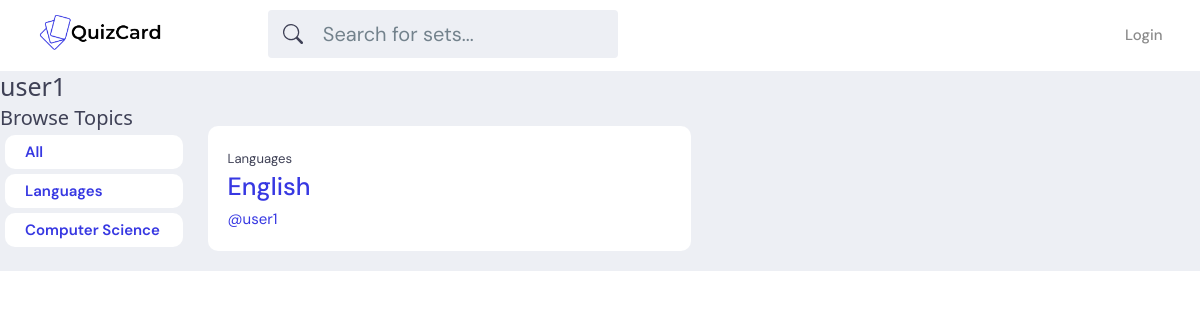
The app's page /profile/2/ with its own data.
### base/models.py (models this page shows, shortened)
class Topic(models.Model):
    name = models.CharField(max_length=200)

class Set(models.Model):
    user = models.ForeignKey(User, on_delete=models.SET_NULL, null=True)
    topic = models.ForeignKey(Topic, on_delete=models.SET_NULL, null=True)
    name = models.CharField(max_length=200)
    updated = models.DateTimeField(auto_now=True)
    created = models.DateTimeField(auto_now_add=True)
    class Meta:
        ordering = ['-updated', '-created']

### base/views.py (the view)
# urls.py: path('profile/<str:pk>/', views.userProfile, name="user-profile"),
def userProfile(request, pk):
    user = User.objects.get(id=pk)
    sets = user.set_set.all()
    topics = Topic.objects.all()
    context = {'user':user, 'sets':sets, 'topics':topics}
    return render(request, 'base/profile.html', context)

### base/templates/base/profile.html
{% extends 'main.html' %}
{% block content %}
<h1>{{user.username}}</h1>
<div class="row">
    <div class="col-2">
        {% include 'base/topics_bar.html' %}
    </div>
    <div class="set-container col-10" >
        {% include 'base/feed.html' %}
    </div>
</div>
{% endblock content %}

### base/templates/base/topics_bar.html
<h2>Browse Topics</h2>
<div class="topic-box fw-semibold">
    <a href="{% url 'home' %}">All</a>
</div>
{% for topic in topics %}
<div class="topic-box fw-semibold">
    <a href="{% url 'home' %}?q={{topic.name}}">{{topic.name}}</a>
</div>
{% endfor %}

### base/templates/base/feed.html (shortened to what this page needs)
<div class="row">
    {% for set in sets %}
        <div class="set-container col-6">
            <div class="set-box">
                <small>{{set.topic.name}}</small>
                <h1><a href="{% url 'set' set.id %}">{{set.name}}</a></h1>
                <a href="{% url 'user-profile' set.user.id %}">@{{set.user.username}}</a>
            </div>
        </div>
    {% endfor %}
</div>

### static/styles/styles.css (style rules this page uses)
:root { --color-main: #3738e2; --color-main-light: #0087FF; --color-dark: #3f4156; --color-dark-medium: #51546e; --color-dark-light: #696d97; --color-light: #fff; --color-gray: #8b8b8b; --color-light-gray: #b2bdbd; --color-bg: #edeff4; --color-success: #5dd693; --color-error: #fc4b0b; }
* { font-family: "DM Sans", -apple-system, BlinkMacSystemFont, "Segoe UI", Roboto, Oxygen, Ubuntu, Cantarell, "Open Sans", "Helvetica Neue", sans-serif; margin: 0; padding: 0; box-sizing: border-box; text-rendering: optimizeLegibility; font-size: inherit; }
html { font-size: 56.25%; }
@media only screen and (min-width: 1200px) { html { font-size: 62.5%; } }
body { line-height: 1.6; font-weight: 400; font-size: 1.5rem; color: var(--color-dark); background-color: var(--color-bg); }
a { display: inline-block; color: var(--color-main); text-decoration: none; }
.set-container { min-height: 10.5rem; padding: 1rem; box-sizing: border-box }
.set-box { border-radius: 1rem; padding: 2rem; background-color: #fff; }
.topic-box { border-radius: 1rem; padding: 0.5rem 2rem 0.5rem 2rem; margin: 0.5rem; background-color: #fff; }

### records on screen
Topic: name "Languages"
Topic: name "Computer Science"
Set: topic.name "Languages", name "English", user.username "user1"

### other values on screen
{{ user.username }} "user1"
